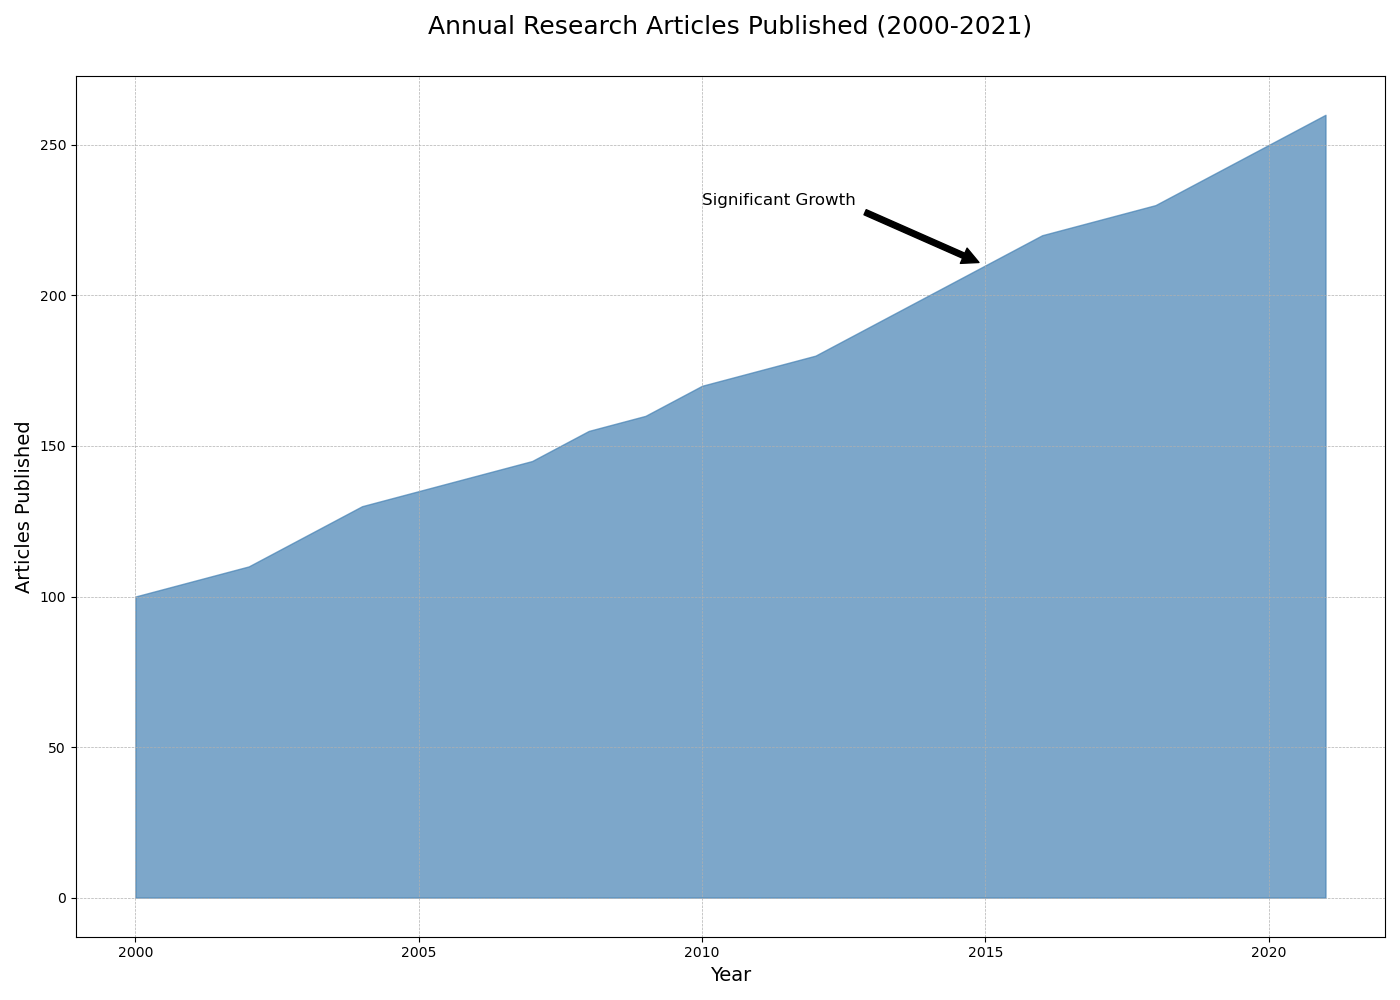

Python code for this plot:

import matplotlib.pyplot as plt
import pandas as pd

data = {
    "Year": [2000, 2001, 2002, 2003, 2004, 2005, 2006, 2007, 2008, 2009, 2010, 
             2011, 2012, 2013, 2014, 2015, 2016, 2017, 2018, 2019, 2020, 2021],
    "Articles Published": [100, 105, 110, 120, 130, 135, 140, 145, 155, 160, 
                           170, 175, 180, 190, 200, 210, 220, 225, 230, 240, 
                           250, 260]
}

df = pd.DataFrame(data)

plt.figure(figsize=(14, 10))
plt.fill_between(df["Year"], df["Articles Published"], color="#4682B4", alpha=0.7)

plt.title('Annual Research Articles Published (2000-2021)', fontsize=18, pad=30)
plt.xlabel('Year', fontsize=14)
plt.ylabel('Articles Published', fontsize=14)
plt.annotate('Significant Growth', xy=(2015, 210), xytext=(2010, 230),
             arrowprops=dict(facecolor='black', shrink=0.05),
             fontsize=12, color='black')

plt.grid(True, which='both', linestyle='--', linewidth=0.5)
plt.tight_layout()
plt.show()
